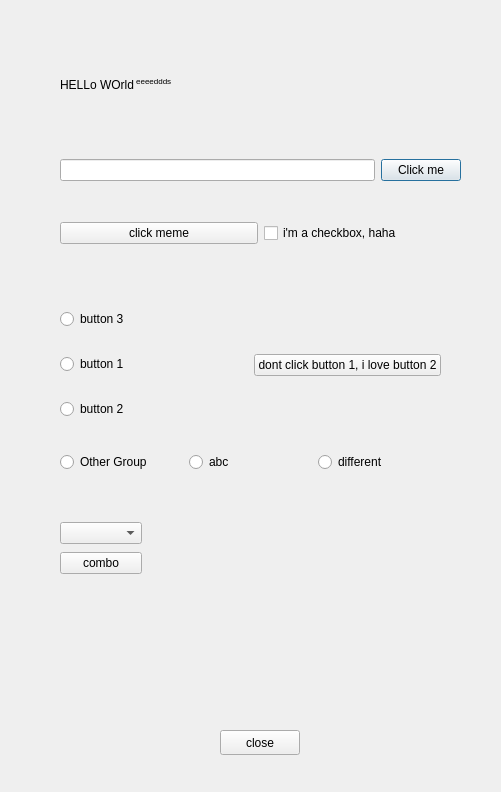
<?xml version="1.0" encoding="UTF-8"?>
<ui version="4.0">
 <class>Dialog</class>
 <widget class="QDialog" name="Dialog">
  <property name="geometry">
   <rect>
    <x>0</x>
    <y>0</y>
    <width>501</width>
    <height>792</height>
   </rect>
  </property>
  <property name="windowTitle">
   <string>Dialog</string>
  </property>
  <widget class="QWidget" name="layoutWidget">
   <property name="geometry">
    <rect>
     <x>60</x>
     <y>60</y>
     <width>111</width>
     <height>50</height>
    </rect>
   </property>
   <layout class="QVBoxLayout" name="verticalLayout">
    <item>
     <widget class="QLabel" name="label">
      <property name="text">
       <string>&lt;html&gt;&lt;head/&gt;&lt;body&gt;&lt;p&gt;HELLo WOrld&lt;span style=&quot; vertical-align:super;&quot;&gt; eeeeddds&lt;/span&gt;&lt;/p&gt;&lt;/body&gt;&lt;/html&gt;</string>
      </property>
     </widget>
    </item>
   </layout>
  </widget>
  <widget class="QWidget" name="layoutWidget">
   <property name="geometry">
    <rect>
     <x>60</x>
     <y>140</y>
     <width>401</width>
     <height>61</height>
    </rect>
   </property>
   <layout class="QHBoxLayout" name="horizontalLayout">
    <item>
     <widget class="QLineEdit" name="lineEdit">
      <property name="echoMode">
       <enum>QLineEdit::Password</enum>
      </property>
     </widget>
    </item>
    <item>
     <widget class="QPushButton" name="pushButton">
      <property name="text">
       <string>Click me</string>
      </property>
     </widget>
    </item>
   </layout>
  </widget>
  <widget class="QWidget" name="layoutWidget">
   <property name="geometry">
    <rect>
     <x>60</x>
     <y>220</y>
     <width>401</width>
     <height>27</height>
    </rect>
   </property>
   <layout class="QHBoxLayout" name="horizontalLayout_2">
    <item>
     <widget class="QPushButton" name="pushButton_2">
      <property name="text">
       <string>click meme</string>
      </property>
     </widget>
    </item>
    <item>
     <widget class="QCheckBox" name="checkBox">
      <property name="text">
       <string>i'm a checkbox, haha</string>
      </property>
     </widget>
    </item>
   </layout>
  </widget>
  <widget class="QWidget" name="layoutWidget">
   <property name="geometry">
    <rect>
     <x>60</x>
     <y>290</y>
     <width>381</width>
     <height>151</height>
    </rect>
   </property>
   <layout class="QHBoxLayout" name="horizontalLayout_3">
    <item>
     <layout class="QVBoxLayout" name="verticalLayout_2">
      <item>
       <widget class="QRadioButton" name="radioButton_3">
        <property name="text">
         <string>button 3</string>
        </property>
       </widget>
      </item>
      <item>
       <widget class="QRadioButton" name="radioButton">
        <property name="text">
         <string>button 1</string>
        </property>
       </widget>
      </item>
      <item>
       <widget class="QRadioButton" name="radioButton_2">
        <property name="text">
         <string>button 2</string>
        </property>
       </widget>
      </item>
     </layout>
    </item>
    <item>
     <widget class="QPushButton" name="pushButton_3">
      <property name="text">
       <string>dont click button 1, i love button 2</string>
      </property>
     </widget>
    </item>
   </layout>
  </widget>
  <widget class="QWidget" name="layoutWidget">
   <property name="geometry">
    <rect>
     <x>60</x>
     <y>450</y>
     <width>381</width>
     <height>24</height>
    </rect>
   </property>
   <layout class="QHBoxLayout" name="horizontalLayout_4">
    <item>
     <widget class="QRadioButton" name="radioButton_4">
      <property name="text">
       <string>Other Group</string>
      </property>
     </widget>
    </item>
    <item>
     <widget class="QRadioButton" name="radioButton_5">
      <property name="text">
       <string>abc</string>
      </property>
     </widget>
    </item>
    <item>
     <widget class="QRadioButton" name="radioButton_6">
      <property name="text">
       <string>different</string>
      </property>
     </widget>
    </item>
   </layout>
  </widget>
  <widget class="QWidget" name="layoutWidget">
   <property name="geometry">
    <rect>
     <x>60</x>
     <y>520</y>
     <width>82</width>
     <height>58</height>
    </rect>
   </property>
   <layout class="QVBoxLayout" name="verticalLayout_3">
    <item>
     <widget class="QComboBox" name="comboBox"/>
    </item>
    <item>
     <widget class="QPushButton" name="pushButton_4">
      <property name="text">
       <string>combo</string>
      </property>
     </widget>
    </item>
   </layout>
  </widget>
  <widget class="QPushButton" name="pushButton_5">
   <property name="geometry">
    <rect>
     <x>220</x>
     <y>730</y>
     <width>80</width>
     <height>25</height>
    </rect>
   </property>
   <property name="text">
    <string>close</string>
   </property>
  </widget>
 </widget>
 <resources/>
 <connections>
  <connection>
   <sender>pushButton_5</sender>
   <signal>clicked()</signal>
   <receiver>Dialog</receiver>
   <slot>close()</slot>
   <hints>
    <hint type="sourcelabel">
     <x>284</x>
     <y>746</y>
    </hint>
    <hint type="destinationlabel">
     <x>352</x>
     <y>742</y>
    </hint>
   </hints>
  </connection>
 </connections>
</ui>
